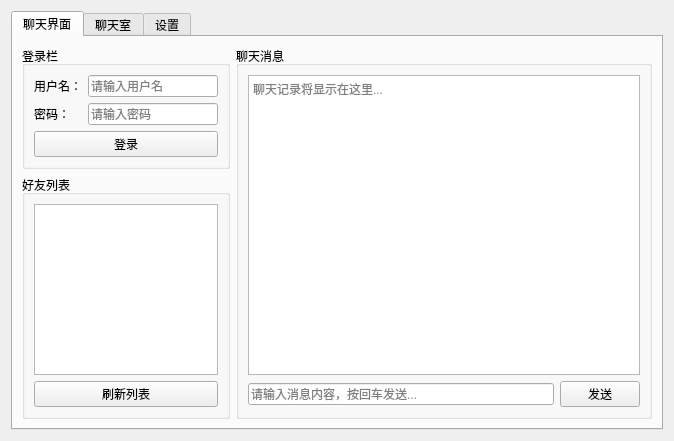
<?xml version="1.0" encoding="UTF-8"?>
<ui version="4.0">
 <class>Form</class>
 <widget class="QWidget" name="Form">
  <property name="geometry">
   <rect>
    <x>0</x>
    <y>0</y>
    <width>674</width>
    <height>441</height>
   </rect>
  </property>
  <property name="windowTitle">
   <string>简易聊天工具</string>
  </property>
  <layout class="QHBoxLayout" name="horizontalLayout_3">
   <item>
    <widget class="QTabWidget" name="tabWidget">
     <property name="currentIndex">
      <number>0</number>
     </property>
     <widget class="QWidget" name="tab">
      <attribute name="title">
       <string>聊天界面</string>
      </attribute>
      <layout class="QVBoxLayout" name="verticalLayout_4">
       <item>
        <layout class="QHBoxLayout" name="horizontalLayout_2" stretch="1,2">
         <item>
          <layout class="QVBoxLayout" name="verticalLayout_3">
           <item>
            <widget class="QGroupBox" name="groupBox">
             <property name="title">
              <string>登录栏</string>
             </property>
             <layout class="QGridLayout" name="gridLayout_3">
              <item row="0" column="0">
               <widget class="QLabel" name="label_username">
                <property name="text">
                 <string>用户名：</string>
                </property>
               </widget>
              </item>
              <item row="0" column="1">
               <widget class="QLineEdit" name="user_edit">
                <property name="placeholderText">
                 <string>请输入用户名</string>
                </property>
               </widget>
              </item>
              <item row="1" column="0">
               <widget class="QLabel" name="label_password">
                <property name="text">
                 <string>密码：</string>
                </property>
               </widget>
              </item>
              <item row="1" column="1">
               <widget class="QLineEdit" name="pswd_edit">
                <property name="echoMode">
                 <enum>QLineEdit::EchoMode::Password</enum>
                </property>
                <property name="placeholderText">
                 <string>请输入密码</string>
                </property>
               </widget>
              </item>
              <item row="2" column="0" colspan="2">
               <widget class="QPushButton" name="login_btn">
                <property name="text">
                 <string>登录</string>
                </property>
                <property name="flat">
                 <bool>false</bool>
                </property>
               </widget>
              </item>
             </layout>
            </widget>
           </item>
           <item>
            <widget class="QGroupBox" name="groupBox_2">
             <property name="title">
              <string>好友列表</string>
             </property>
             <layout class="QVBoxLayout" name="verticalLayout_2">
              <item>
               <widget class="QListWidget" name="friend_list">
                <property name="selectionMode">
                 <enum>QAbstractItemView::SelectionMode::SingleSelection</enum>
                </property>
                <property name="currentRow">
                 <number>-1</number>
                </property>
               </widget>
              </item>
              <item>
               <widget class="QPushButton" name="refresh_btn">
                <property name="text">
                 <string>刷新列表</string>
                </property>
               </widget>
              </item>
             </layout>
            </widget>
           </item>
          </layout>
         </item>
         <item>
          <widget class="QGroupBox" name="groupBox_3">
           <property name="title">
            <string>聊天消息</string>
           </property>
           <layout class="QVBoxLayout" name="verticalLayout">
            <item>
             <widget class="QPlainTextEdit" name="chat_text">
              <property name="readOnly">
               <bool>true</bool>
              </property>
              <property name="placeholderText">
               <string>聊天记录将显示在这里...</string>
              </property>
             </widget>
            </item>
            <item>
             <layout class="QHBoxLayout" name="horizontalLayout">
              <item>
               <widget class="QLineEdit" name="send_edit">
                <property name="placeholderText">
                 <string>请输入消息内容，按回车发送...</string>
                </property>
               </widget>
              </item>
              <item>
               <widget class="QPushButton" name="send_btn">
                <property name="text">
                 <string>发送</string>
                </property>
               </widget>
              </item>
             </layout>
            </item>
           </layout>
          </widget>
         </item>
        </layout>
       </item>
      </layout>
     </widget>
     <widget class="QWidget" name="tab_3">
      <attribute name="title">
       <string>聊天室</string>
      </attribute>
      <layout class="QHBoxLayout" name="horizontalLayout_6">
       <item>
        <widget class="QGroupBox" name="groupBox_5">
         <property name="title">
          <string/>
         </property>
         <property name="flat">
          <bool>true</bool>
         </property>
         <layout class="QHBoxLayout" name="horizontalLayout_5">
          <item>
           <layout class="QVBoxLayout" name="verticalLayout_5">
            <item>
             <widget class="QPlainTextEdit" name="chat_room_text">
              <property name="readOnly">
               <bool>true</bool>
              </property>
              <property name="plainText">
               <string/>
              </property>
              <property name="placeholderText">
               <string>当前没有人聊天呢...</string>
              </property>
             </widget>
            </item>
            <item>
             <layout class="QHBoxLayout" name="horizontalLayout_4">
              <item>
               <widget class="QLineEdit" name="chat_room_edit">
                <property name="placeholderText">
                 <string>这里输入聊天内容</string>
                </property>
               </widget>
              </item>
              <item>
               <widget class="QPushButton" name="chat_room_send">
                <property name="text">
                 <string>发送</string>
                </property>
               </widget>
              </item>
             </layout>
            </item>
           </layout>
          </item>
         </layout>
        </widget>
       </item>
      </layout>
     </widget>
     <widget class="QWidget" name="tab_2">
      <attribute name="title">
       <string>设置</string>
      </attribute>
      <layout class="QHBoxLayout" name="horizontalLayout_7">
       <item>
        <widget class="QGroupBox" name="groupBox_4">
         <property name="title">
          <string>系统设置</string>
         </property>
         <layout class="QFormLayout" name="formLayout">
          <item row="0" column="0">
           <widget class="QLabel" name="label">
            <property name="text">
             <string>服务器地址：</string>
            </property>
           </widget>
          </item>
          <item row="0" column="1">
           <widget class="QLineEdit" name="lineEdit_server">
            <property name="text">
             <string>8.140.232.178</string>
            </property>
           </widget>
          </item>
          <item row="1" column="0">
           <widget class="QLabel" name="label_2">
            <property name="text">
             <string>聊天字体：</string>
            </property>
           </widget>
          </item>
          <item row="1" column="1">
           <widget class="QFontComboBox" name="fontComboBox"/>
          </item>
          <item row="2" column="0">
           <widget class="QLabel" name="label_3">
            <property name="text">
             <string>字体大小：</string>
            </property>
           </widget>
          </item>
          <item row="2" column="1">
           <widget class="QSpinBox" name="spinBox_font_size">
            <property name="minimum">
             <number>8</number>
            </property>
            <property name="maximum">
             <number>24</number>
            </property>
            <property name="value">
             <number>12</number>
            </property>
           </widget>
          </item>
          <item row="3" column="0" colspan="2">
           <widget class="QPushButton" name="btn_save_settings">
            <property name="text">
             <string>保存设置</string>
            </property>
           </widget>
          </item>
         </layout>
        </widget>
       </item>
      </layout>
     </widget>
    </widget>
   </item>
  </layout>
 </widget>
 <resources/>
 <connections>
  <connection>
   <sender>send_edit</sender>
   <signal>returnPressed()</signal>
   <receiver>send_btn</receiver>
   <slot>click()</slot>
   <hints>
    <hint type="sourcelabel">
     <x>290</x>
     <y>300</y>
    </hint>
    <hint type="destinationlabel">
     <x>520</x>
     <y>300</y>
    </hint>
   </hints>
  </connection>
 </connections>
</ui>
